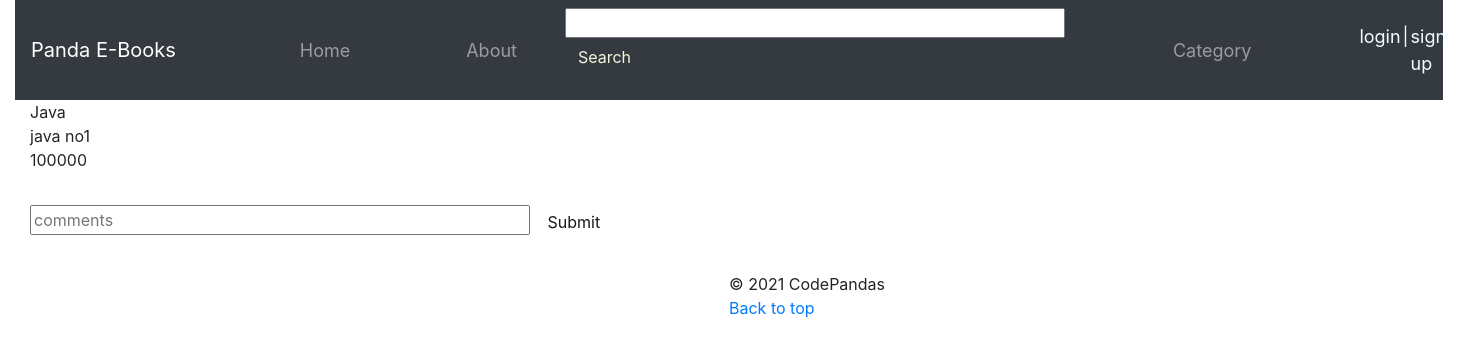
/panda-online-library/book/java, run on the app's committed database.
### panda/models.py (models this page shows, shortened)
class Book(models.Model):
    TITLE_MAX_SIZE = 128
    category = models.ForeignKey(Category, on_delete=models.CASCADE)
    name = models.CharField(max_length=TITLE_MAX_SIZE)
    slug = models.SlugField(unique=True,blank=True)
    views = models.IntegerField(default=0)
    image = models.ImageField(upload_to='book_images',blank = True)
    likes = models.IntegerField(default=0)
    rating = models.FloatField(default=0.0)
    description = models.CharField(max_length=500)

### panda/views.py (the view)
# urls.py: path('book/<slug:book_name_slug>',views.show_book, name='show_book'),
def show_book(request,book_name_slug):
    context_dict={}
    try:
        book = Book.objects.get(slug=book_name_slug)
        context_dict['book'] = book
    except Book.DoesNotExist:
        context_dict['book'] = None
    return render(request, 'panda/book.html', context=context_dict)

### templates/panda/book.html (shortened to what this page needs)
{% extends 'panda/base.html' %}
{% load staticfiles %}
{% block main_block %}
    <div class="container-fluid">
        {{book.name}}
    </div>
    <div class="container-fluid">
        {{book.description}}
    </div>
    <div class="container-fluid">
        {{book.likes}}
    </div>
    <div class="container-fluid">
        <form >
            <input class="search" placeholder="comments" >
            <button class="btn" type="submit" style="color: rgb(22, 22, 20);height: 100px; ">Submit</button>
        </form> </ul>
    </div>
{% endblock %}

### templates/panda/base.html (style rules this page uses)
.search { width: 500px; }

### data on the page
Book: name "Java", description "java no1", likes "100000"
